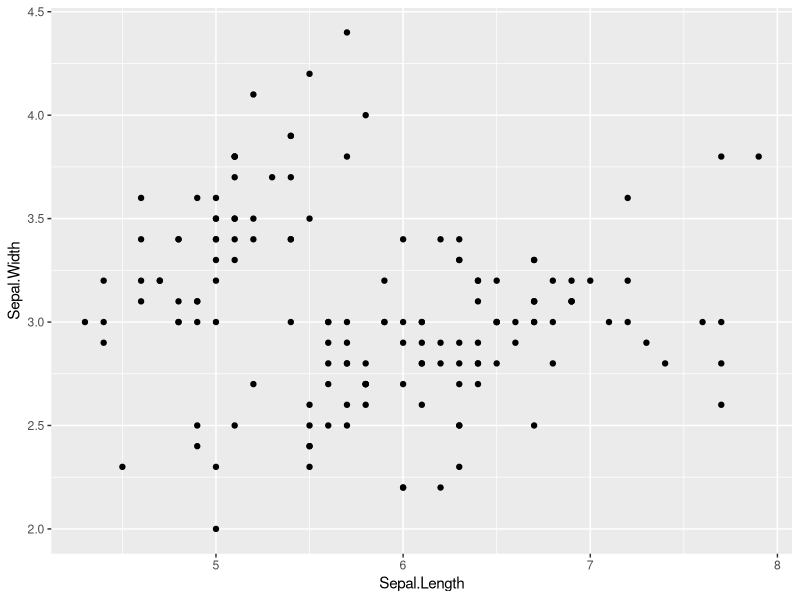
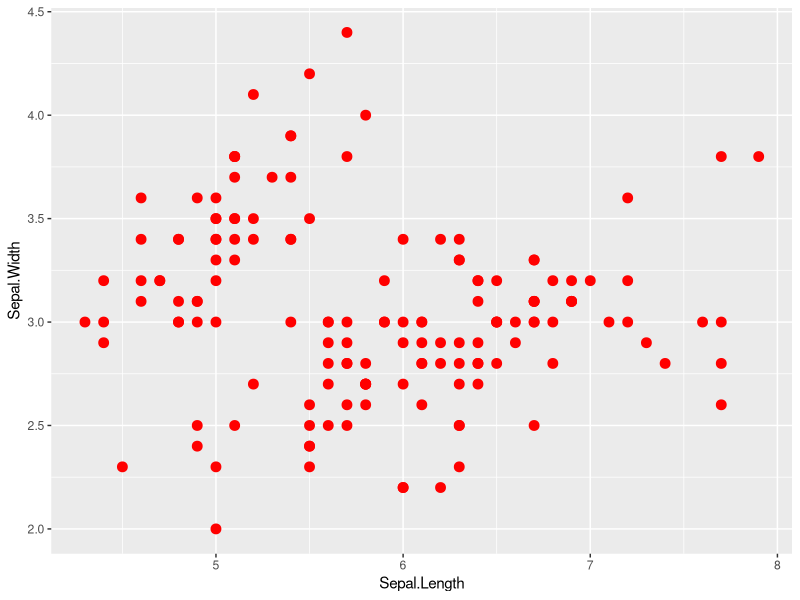
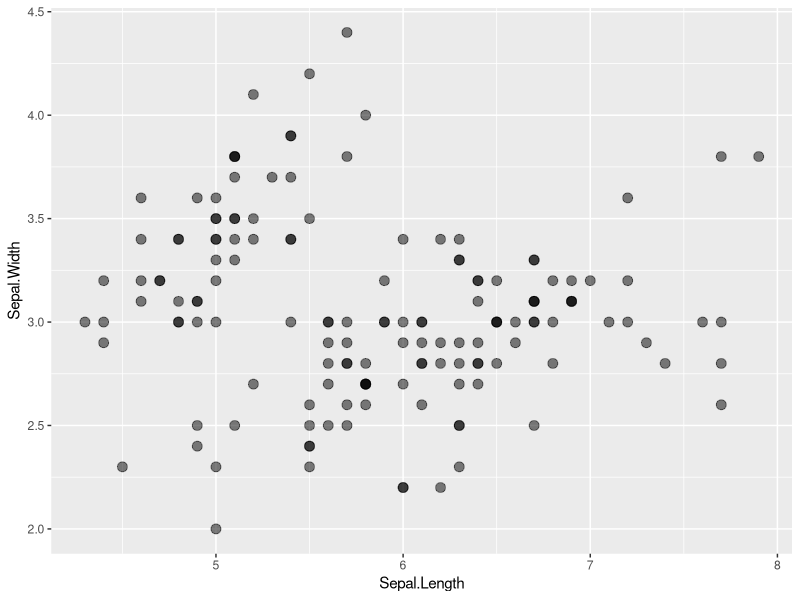
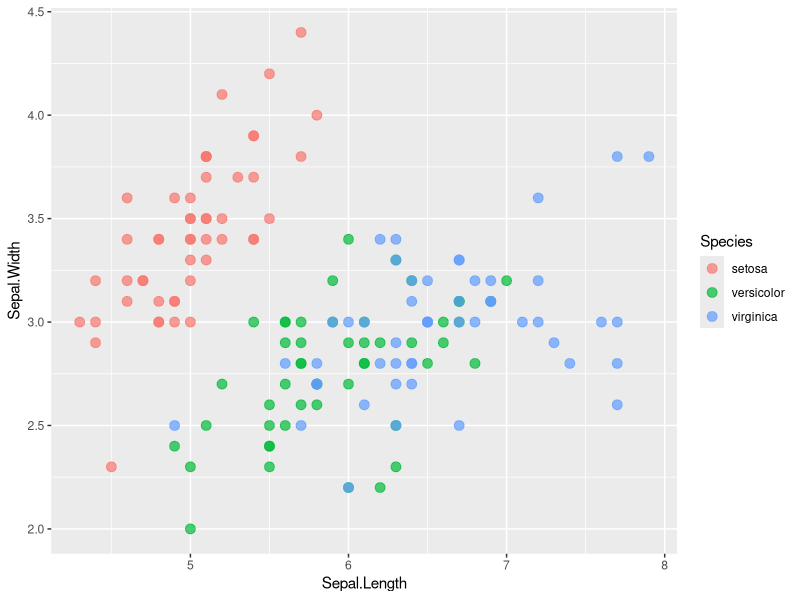
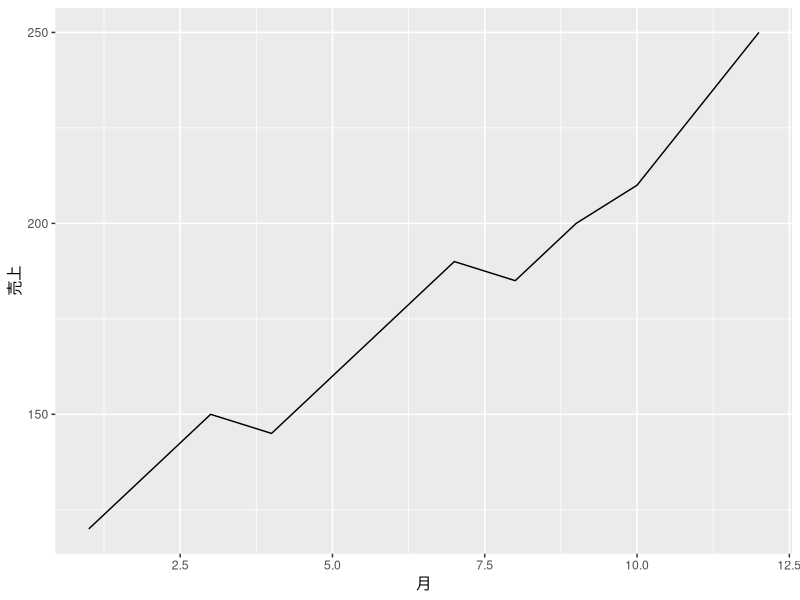
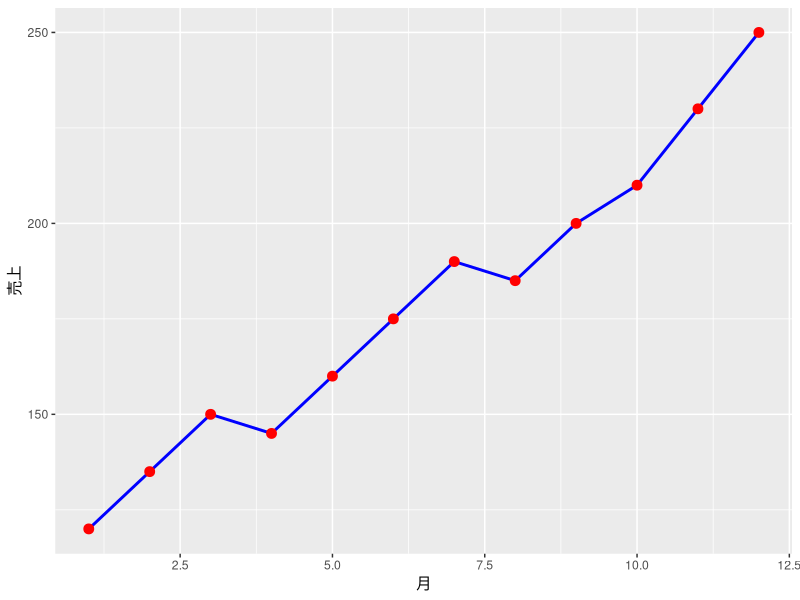
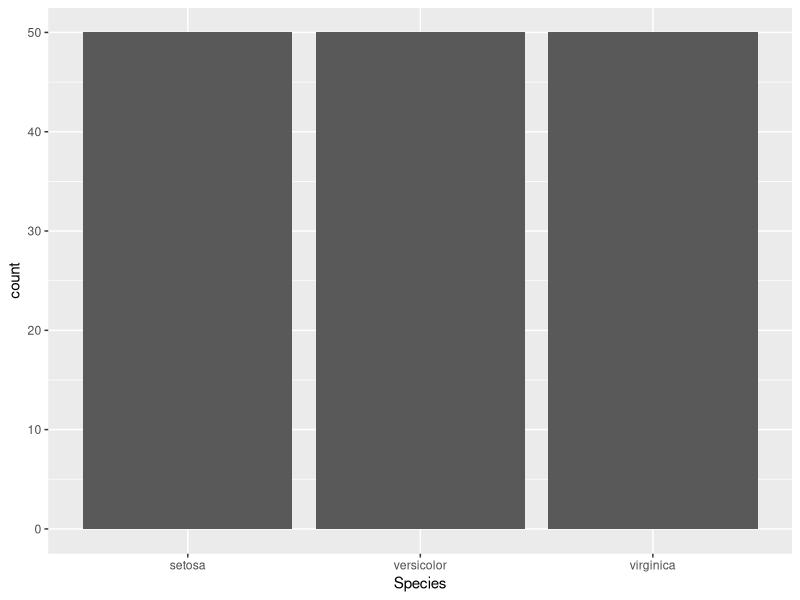
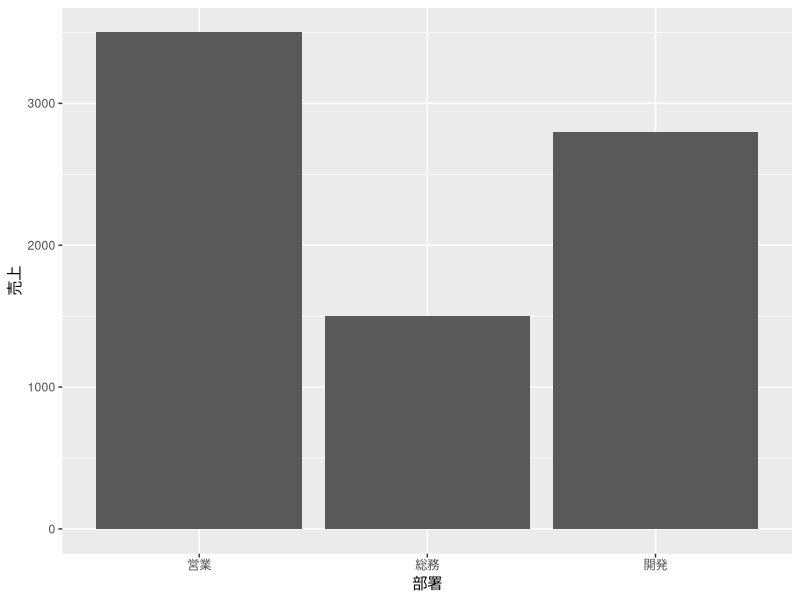

Recreate these plots in R, in order.
## ---- chunk 1
# tidyverseに含まれています
library(tidyverse)

# またはggplot2だけを読み込む
# library(ggplot2)
## ---- chunk 2
data(iris)

# がく片の長さと幅の関係を散布図で表示
ggplot(data = iris, aes(x = Sepal.Length, y = Sepal.Width)) +
  geom_point()
## ---- chunk 3
# 点を大きく、赤色に
ggplot(data = iris, aes(x = Sepal.Length, y = Sepal.Width)) +
  geom_point(size = 3, color = "red")
## ---- chunk 4
# 透明度を設定（0が完全透明、1が不透明）
ggplot(data = iris, aes(x = Sepal.Length, y = Sepal.Width)) +
  geom_point(size = 3, alpha = 0.5)
## ---- chunk 5
# 品種ごとに色分け
ggplot(data = iris, aes(x = Sepal.Length, y = Sepal.Width, color = Species)) +
  geom_point(size = 3, alpha = 0.7)
## ---- chunk 6
# 月次売上データを作成
monthly_sales <- data.frame(
  月 = 1:12,
  売上 = c(120, 135, 150, 145, 160, 175, 190, 185, 200, 210, 230, 250)
)
## ---- chunk 7
ggplot(data = monthly_sales, aes(x = 月, y = 売上)) +
  geom_line()
## ---- chunk 8
ggplot(data = monthly_sales, aes(x = 月, y = 売上)) +
  geom_line(color = "blue", linewidth = 1) +
  geom_point(color = "red", size = 3)
## ---- chunk 9
# 品種ごとのデータ数
ggplot(data = iris, aes(x = Species)) +
  geom_bar()
## ---- chunk 10
# 部署ごとの売上データ
dept_sales <- data.frame(
  部署 = c("営業", "開発", "総務"),
  売上 = c(3500, 2800, 1500)
)

ggplot(data = dept_sales, aes(x = 部署, y = 売上)) +
  geom_col()
## ---- chunk 11
ggplot(data = dept_sales, aes(x = 部署, y = 売上)) +
  geom_col(fill = "steelblue")
## ---- chunk 12
ggplot(data = dept_sales, aes(x = 部署, y = 売上, fill = 部署)) +
  geom_col()
## ---- chunk 13
# がく片の長さの分布
ggplot(data = iris, aes(x = Sepal.Length)) +
  geom_histogram()
## ---- chunk 14
# ビンの数を指定
ggplot(data = iris, aes(x = Sepal.Length)) +
  geom_histogram(bins = 20, fill = "lightblue", color = "black")
## ---- chunk 15
ggplot(data = iris, aes(x = Sepal.Length, fill = Species)) +
  geom_histogram(alpha = 0.5, position = "identity", bins = 20, color = "black")
## ---- chunk 16
ggplot(data = iris, aes(x = Sepal.Length, fill = Species)) +
  geom_histogram(alpha = 0.5, bins = 20, color = "black")
## ---- chunk 17
ggplot(data = iris, aes(x = Sepal.Length, y = Sepal.Width, color = Species)) +
  geom_point(size = 3, alpha = 0.7) +
  labs(
    title = "アヤメのがく片の長さと幅",
    subtitle = "品種ごとの比較",
    x = "がく片の長さ (cm)",
    y = "がく片の幅 (cm)",
    color = "品種"
  )
## ---- chunk 18
ggplot(data = iris, aes(x = Sepal.Length, y = Sepal.Width, color = Species)) +
  geom_point(size = 3) +
  labs(title = "シンプルなテーマ") +
  theme_minimal()
## ---- chunk 19
ggplot(data = iris, aes(x = Sepal.Length, y = Sepal.Width, color = Species)) +
  geom_point(size = 3) +
  labs(title = "クラシックなテーマ") +
  theme_classic()
## ---- chunk 20
# 売上データの作成
sales_data <- data.frame(
  月 = rep(1:6, times = 2),
  店舗 = rep(c("東京店", "大阪店"), each = 6),
  売上 = c(120, 135, 150, 145, 160, 175,  # 東京店
           100, 115, 130, 140, 155, 170)   # 大阪店
)

# 店舗別の月次売上推移
ggplot(data = sales_data, aes(x = 月, y = 売上, color = 店舗)) +
  geom_line(linewidth = 1.2) +
  geom_point(size = 3) +
  labs(
    title = "店舗別月次売上推移",
    subtitle = "2025年1月〜6月",
    x = "月",
    y = "売上（万円）",
    color = "店舗名"
  ) +
  theme_minimal()
